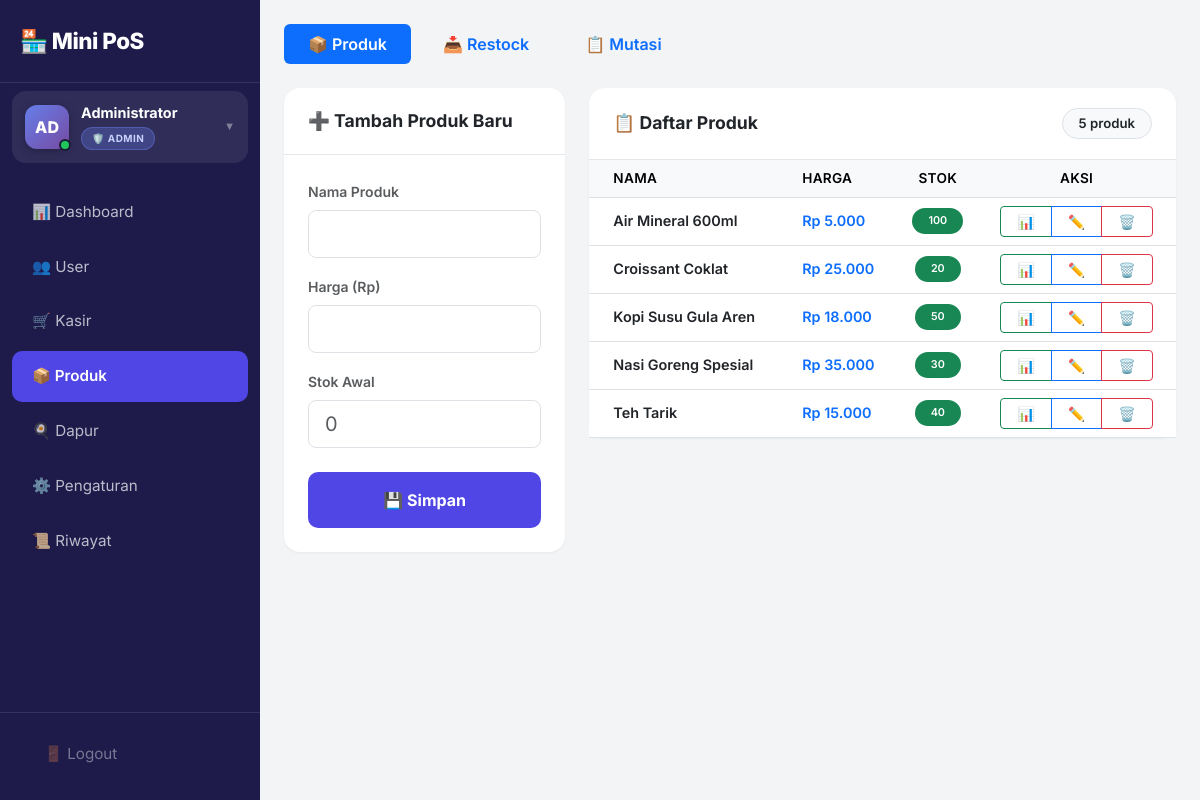
The page /products.php (signed in) on the database its author committed.
### tables this page shows
CREATE TABLE products (
    id INT AUTO_INCREMENT PRIMARY KEY,
    name VARCHAR(100) NOT NULL,
    price DECIMAL(12,2) NOT NULL,
    stock INT NOT NULL DEFAULT 0,
    created_at TIMESTAMP DEFAULT CURRENT_TIMESTAMP,
    updated_at TIMESTAMP NULL DEFAULT NULL ON UPDATE CURRENT_TIMESTAMP
);

### config/auth.php (called while the page is built, shortened)
<?php
function isLoggedIn(): bool
{
    return isset($_SESSION['user_id']) && !empty($_SESSION['user_id']);
}
function hasRole(string $role): bool
{
    return isLoggedIn() && ($_SESSION['role'] ?? '') === $role;
}

### config/database.php (called while the page is built, shortened)
<?php
function formatRupiah($number): string
{
    return 'Rp ' . number_format((float)$number, 0, ',', '.');
}
require_once __DIR__ . '/auth.php';
?>

### products.php (the view, shortened to what this page needs)
<?php
require_once 'config/database.php';
$products = $pdo->query("SELECT * FROM products ORDER BY name ASC")->fetchAll();
$editProduct = null;
$activeTab = $_GET['tab'] ?? 'products';
$initials = strtoupper(substr($_SESSION['full_name'], 0, 2));
$role = $_SESSION['role'];
$roleIcon = $role === 'admin' ? '🛡️' : '🛒';
?>
<!DOCTYPE html>
<html lang="id">
<head>
    <link href="https://cdn.jsdelivr.net/npm/bootstrap@5.3.0/dist/css/bootstrap.min.css" rel="stylesheet">
    <link rel="stylesheet" href="assets/style.css">
</head>
<body>
    <div class="sidebar" id="sidebar">
        <div class="brand">🏪 Mini PoS</div>
        <div class="user-info-wrapper" id="userWrapper">
            <div class="user-info" onclick="toggleUserDropdown(event)">
                <div class="user-avatar <?= $role ?>"><?= $initials ?></div>
                <div class="user-details">
                    <div class="user-name"><?= htmlspecialchars($_SESSION['full_name']) ?></div>
                    <span class="user-role-badge <?= $role ?>"><?= $roleIcon ?> <?= ucfirst($role) ?></span>
                </div>
                <span class="user-dropdown-icon">▼</span>
            </div>
        </div>
        <nav>
            <?php if (hasRole('admin')): ?>
                <a href="dashboard.php" class="nav-link">📊 Dashboard</a>
                <a href="users.php" class="nav-link">👥 User</a>
            <?php endif; ?>
            <a href="index.php" class="nav-link">🛒 Kasir</a>
            <?php if (hasRole('admin')): ?>
                <a href="products.php" class="nav-link active">📦 Produk</a>
                <a href="kitchen.php" class="nav-link">🍳 Dapur</a>
                <a href="settings.php" class="nav-link">⚙️ Pengaturan</a>
            <?php endif; ?>
            <a href="history.php" class="nav-link">📜 Riwayat</a>
        </nav>
        <div class="sidebar-footer">
            <a href="logout.php" class="nav-link logout">🚪 Logout</a>
        </div>
    </div>
    <div class="main-content">
        <ul class="nav nav-pills mb-4 gap-2 flex-wrap">
            <li class="nav-item">
                <a class="nav-link <?= $activeTab === 'products' ? 'active' : '' ?> px-3 px-md-4 fw-semibold" href="?tab=products">📦 Produk</a>
            </li>
            <li class="nav-item">
                <a class="nav-link <?= $activeTab === 'restock' ? 'active' : '' ?> px-3 px-md-4 fw-semibold" href="?tab=restock">📥 Restock</a>
            </li>
            <li class="nav-item">
                <a class="nav-link <?= $activeTab === 'history' ? 'active' : '' ?> px-3 px-md-4 fw-semibold" href="?tab=history">📋 Mutasi</a>
            </li>
        </ul>
        <?php if ($activeTab === 'products'): ?>
            <div class="row g-4">
                <div class="col-12 col-lg-4">
                    <div class="card">
                        <div class="card-header"><?= $editProduct ? '✏️ Edit Produk' : '➕ Tambah Produk Baru' ?></div>
                        <div class="card-body p-3 p-md-4">
                            <form action="process_product.php" method="POST">
                                <div class="mb-3">
                                    <label class="form-label fw-semibold small text-muted">Nama Produk</label>
                                    <input type="text" name="name" class="form-control form-control-lg"
                                        value="<?= htmlspecialchars($editProduct['name'] ?? '') ?>" required>
                                </div>
                                <div class="mb-3">
                                    <label class="form-label fw-semibold small text-muted">Harga (Rp)</label>
                                    <input type="number" name="price" class="form-control form-control-lg"
                                        value="<?= $editProduct['price'] ?? '' ?>" required min="0">
                                </div>
                                <?php if (!$editProduct): ?>
                                    <div class="mb-4">
                                        <label class="form-label fw-semibold small text-muted">Stok Awal</label>
                                        <input type="number" name="stock" class="form-control form-control-lg" placeholder="0" required min="0">
                                    </div>
                                <?php endif; ?>
                                <div class="d-flex gap-2">
                                    <button type="submit" class="btn btn-primary flex-grow-1 py-3 fw-bold">
                                        <?= $editProduct ? '💾 Update' : '💾 Simpan' ?>
                                    </button>
                                </div>
                            </form>
                        </div>
                    </div>
                </div>
                <div class="col-12 col-lg-8">
                    <div class="card">
                        <div class="card-header d-flex justify-content-between align-items-center">
                            <span>📋 Daftar Produk</span>
                            <span class="badge bg-light text-dark border px-3 py-2"><?= count($products) ?> produk</span>
                        </div>
                        <div class="card-body p-0">
                            <div class="table-responsive">
                                <table class="table table-hover align-middle mb-0">
                                    <thead class="table-light">
                                        <tr>
                                            <th class="ps-3 ps-md-4">Nama</th>
                                            <th>Harga</th>
                                            <th class="text-center">Stok</th>
                                            <th class="text-center">Aksi</th>
                                        </tr>
                                    </thead>
                                    <tbody>
                                        <?php foreach ($products as $p): ?>
                                            <tr>
                                                <td class="ps-3 ps-md-4 fw-semibold"><?= htmlspecialchars($p['name']) ?></td>
                                                <td class="fw-semibold text-primary"><?= formatRupiah($p['price']) ?></td>
                                                <td class="text-center">
                                                    <span class="badge <?= $p['stock'] < 10 ? 'bg-danger' : 'bg-success' ?> px-3 py-2">
                                                        <?= $p['stock'] ?>
                                                    </span>
                                                </td>
                                                <td class="text-center">
                                                    <div class="btn-group btn-group-sm">
                                                        <button class="btn btn-outline-success px-2 px-md-3"
                                                            onclick="openStockModal(<?= $p['id'] ?>, '<?= addslashes($p['name']) ?>', <?= $p['stock'] ?>)"
                                                            title="Edit Stok">📊</button>
                                                        <a href="products.php?tab=products&edit=<?= $p['id'] ?>"
                                                            class="btn btn-outline-primary px-2 px-md-3" title="Edit Produk">✏️</a>
                                                        <a href="products.php?delete=<?= $p['id'] ?>"
                                                            class="btn btn-outline-danger px-2 px-md-3"
                                                            onclick="return confirm('Yakin hapus?')" title="Hapus">🗑️</a>
                                                    </div>
                                                </td>
                                            </tr>
                                        <?php endforeach; ?>
                                    </tbody>
                                </table>
                            </div>
                        </div>
                    </div>
                </div>
            </div>
        <?php endif; ?>
    </div>
</body>
</html>

### assets/style.css (style rules this page uses)
:root { --primary: #4f46e5; --primary-hover: #4338ca; --primary-light: rgba(79, 70, 229, 0.1); --bg-body: #f3f4f6; --card-bg: #ffffff; --text-main: #1f2937; --text-muted: #6b7280; --border-color: #e5e7eb; --sidebar-width: 260px; --sidebar-collapsed: 0px; }
* { font-family: 'Inter', sans-serif; box-sizing: border-box; }
body { background-color: var(--bg-body); color: var(--text-main); overflow-x: hidden; min-height: 100vh; }
.sidebar { width: var(--sidebar-width); min-height: 100vh; background: #1e1b4b; position: fixed; left: 0; top: 0; z-index: 1050; transition: transform 0.3s ease, width 0.3s ease; display: flex; flex-direction: column; overflow-y: auto; }
.sidebar .brand { padding: 24px 20px; font-size: 1.4rem; font-weight: 800; color: #fff; letter-spacing: -0.5px; border-bottom: 1px solid rgba(255,255,255,0.1); flex-shrink: 0; }
.sidebar nav { flex-grow: 1; padding: 12px 0; }
.sidebar .nav-link { color: rgba(255,255,255,0.7); padding: 14px 20px; margin: 4px 12px; border-radius: 10px; transition: all 0.2s; display: flex; align-items: center; gap: 12px; text-decoration: none; font-size: 0.95rem; }
.sidebar .nav-link:hover, .sidebar .nav-link.active { background: rgba(255,255,255,0.1); color: #fff; font-weight: 600; }
.sidebar .nav-link.active { background: var(--primary); }
.sidebar .nav-link.logout { color: rgba(255,255,255,0.4); margin-top: auto; }
.sidebar-footer { padding: 16px 12px; border-top: 1px solid rgba(255,255,255,0.1); flex-shrink: 0; margin-top: auto; }
.user-info-wrapper { padding: 8px 12px; position: relative; }
.user-info { padding: 12px; border-radius: 14px; background: rgba(255, 255, 255, 0.08); display: flex; align-items: center; gap: 12px; cursor: pointer; transition: all 0.25s ease; border: 1px solid transparent; position: relative; }
.user-avatar { width: 44px; height: 44px; border-radius: 12px; display: flex; align-items: center; justify-content: center; color: white; font-weight: 800; font-size: 1rem; flex-shrink: 0; position: relative; box-shadow: 0 2px 8px rgba(0,0,0,0.25); }
.user-avatar.admin { background: linear-gradient(135deg, #667eea 0%, #764ba2 100%); }
.user-avatar::after { content: ''; position: absolute; bottom: -2px; right: -2px; width: 12px; height: 12px; background: #22c55e; border: 2.5px solid #1a1f36; border-radius: 50%; animation: pulseOnline 2s infinite; }
.user-details { flex: 1; min-width: 0; }
.user-name { color: white; font-weight: 700; font-size: 0.9rem; margin: 0 0 3px 0; white-space: nowrap; overflow: hidden; text-overflow: ellipsis; line-height: 1.2; }
.user-role-badge { display: inline-flex; align-items: center; gap: 4px; padding: 3px 10px; border-radius: 20px; font-size: 0.62rem; font-weight: 700; text-transform: uppercase; letter-spacing: 0.5px; }
.user-role-badge.admin { background: rgba(102, 126, 234, 0.3); color: #c7d2fe; border: 1px solid rgba(102, 126, 234, 0.4); }
.user-dropdown-icon { color: rgba(255,255,255,0.4); transition: transform 0.3s cubic-bezier(0.4, 0, 0.2, 1); font-size: 0.7rem; }
.main-content { margin-left: var(--sidebar-width); padding: 30px; min-height: 100vh; transition: margin-left 0.3s ease; width: calc(100% - var(--sidebar-width)); }
.card { border: none; border-radius: 16px; box-shadow: 0 1px 3px rgba(0,0,0,0.05); background: var(--card-bg); }
.card-header { background: transparent; border-bottom: 1px solid var(--border-color); padding: 20px 24px; font-weight: 700; font-size: 1.1rem; }
.btn-primary { background: var(--primary); border: none; border-radius: 10px; padding: 10px 20px; font-weight: 600; }
.table th { font-weight: 600; font-size: 0.85rem; text-transform: uppercase; letter-spacing: 0.3px; }
.table td { font-size: 0.9rem; }
.badge { font-weight: 600; padding: 6px 12px; border-radius: 50px; }
@media (max-width: 1200px) { .main-content { padding: 24px; } }

### rows shown on the page
products: name "Air Mineral 600ml", price "Rp 5.000", stock "100"
products: name "Croissant Coklat", price "Rp 25.000", stock "20"
products: name "Kopi Susu Gula Aren", price "Rp 18.000", stock "50"
products: name "Nasi Goreng Spesial", price "Rp 35.000", stock "30"
products: name "Teh Tarik", price "Rp 15.000", stock "40"

### other values the page prints
$initials "AD"
$_SESSION['full_name'] "Administrator"
$roleIcon "🛡️"
$role "ADMIN"
count($products) "5"
